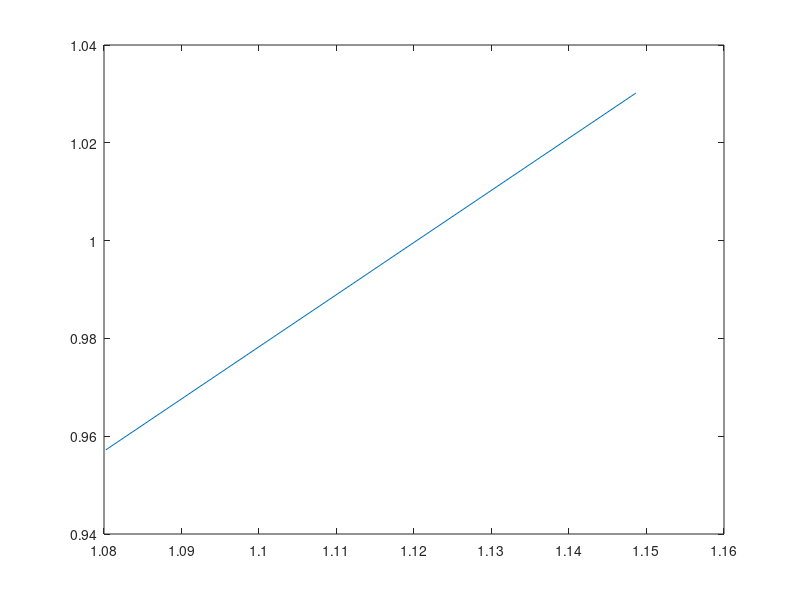

This chart was generated by the following MATLAB code:
clear all

%Initialize values
a1 = 1;
a2 = 1;
b1 = 2; 
b2 = 2;
r = 1; 
w = 1;
vectorX0 = [0;0;0]; %Initial Position
vectorXd = [1;1;pi/4]; %Final Position

%Create t array
t = 0:.01:1;
t2 = t.*t;
deltaT = .01;

%Initialize Vector Arrays Paramteters
vectorA = [a1;a2];
vectorB = [b1;b2];
vectorC = [vectorA' vectorB']';

%Initial vectorFc
vectorFc = vectorX0;

iter = 1;

%While loop start
while norm(vectorXd-vectorFc)>=.1
    vectorFc = vectorX0;
    nextX = vectorX0;
    
    %Initialize Phi and d(Phi)/dt
    for i=1:100
        vectorPhi(:,i) = [0;0];
        dVectorPhi(:,i) = [0;0];
    end
    %Calculate Phi and d(Phi)/dt
    for i=1:100
        vectorPhi(:,i) = vectorA*t(i) + vectorB*t2(i);
        dVectorPhi(:,i) = vectorA + 2.*vectorB*t(i);
    end
    
    %dXVector Calculations
    for i=1:100
        A = [r/2*cos(nextX(3)) r/2*cos(nextX(3));
             r/2*sin(nextX(3)) r/2*sin(nextX(3));
             -r/w r/w];
        dVectorX = A*dVectorPhi(:,i);
        nextX = nextX + deltaT.*dVectorX;
    end
    vectorFc = vectorX0 + nextX;
    
    %Jacobian Calculations
    deltaVectorX = deltaT*(vectorXd - vectorFc)./norm(vectorXd - vectorFc);
    e  = [1;1;1;1];
    e1 = [1;0;0;0];
    e2 = [0;1;0;0];
    e3 = [0;0;1;1];
    e4 = [0;0;0;1];
    
    %Calculate dfdc1
    nextX = vectorX0;
    vectorA1 = vectorA + deltaT*[1;0];
    vectorB1 = vectorB + deltaT*[0;0];
    vectorC1 = vectorC + deltaT*e1;
    for i=1:100
        vectorPhi1(:,i) = vectorA1*t(i) + vectorB1*t2(i);
        dVectorPhi1(:,i) = vectorA1 + 2.*vectorB1*t(i);
    end
    for i=1:100
        A1 = [r/2*cos(nextX(3)) r/2*cos(nextX(3));
             r/2*sin(nextX(3)) r/2*sin(nextX(3));
             -r/w r/w];
        dVectorX1 = A1*dVectorPhi1(:,i);
        nextX = nextX + deltaT.*dVectorX1;
    end
    dVectorFc1 = vectorX0 + nextX;
    dfdc1 = (1./deltaT).*(dVectorFc1-vectorFc);

    %Calculate dfdc2
    nextX = vectorX0;
    vectorA2 = vectorA + deltaT*[0;1];
    vectorB2 = vectorB + deltaT*[0;0];
    vectorC2 = vectorC + deltaT*e2;
    for i=1:100
        vectorPhi2(:,i) = vectorA2*t(i) + vectorB2*t2(i);
        dVectorPhi2(:,i) = vectorA2 + 2.*vectorB2*t(i);
    end
    for i=1:100
        A2 = [r/2*cos(nextX(3)) r/2*cos(nextX(3));
             r/2*sin(nextX(3)) r/2*sin(nextX(3));
             -r/w r/w];
        dVectorX2 = A2*dVectorPhi2(:,i);
        nextX = nextX + deltaT.*dVectorX2;
    end
    dVectorFc2 = vectorX0 + nextX;
    dfdc2 = (1./deltaT).*(dVectorFc2-vectorFc);
    
    %Calculate dfdc3
    nextX = vectorX0;
    vectorA3 = vectorA + deltaT*[0;0];
    vectorB3 = vectorB + deltaT*[1;0];
    vectorC3 = vectorC + deltaT*e3;
    for i=1:100
        vectorPhi3(:,i) = vectorA3*t(i) + vectorB3*t2(i);
        dVectorPhi3(:,i) = vectorA3 + 2.*vectorB3*t(i);
    end
    for i=1:100
        A3 = [r/2*cos(nextX(3)) r/2*cos(nextX(3));
             r/2*sin(nextX(3)) r/2*sin(nextX(3));
             -r/w r/w];
        dVectorX3 = A3*dVectorPhi3(:,i);
        nextX = nextX + deltaT.*dVectorX3;
    end
    dVectorFc3 = vectorX0 + nextX;
    dfdc3 = (1./deltaT).*(dVectorFc3-vectorFc);
    
    %Calculate dfdc4
    nextX = vectorX0;
    vectorA4 = vectorA + deltaT*[0;0];
    vectorB4 = vectorB + deltaT*[0;1];
    vectorC4 = vectorC + deltaT*e4;
    for i=1:100
        vectorPhi4(:,i) = vectorA4*t(i) + vectorB4*t2(i);
        dVectorPhi4(:,i) = vectorA4 + 2.*vectorB4*t(i);
    end
    for i=1:100
        A4 = [r/2*cos(nextX(3)) r/2*cos(nextX(3));
             r/2*sin(nextX(3)) r/2*sin(nextX(3));
             -r/w r/w];
        dVectorX4 = A4*dVectorPhi4(:,i);
        nextX = nextX + deltaT.*dVectorX4;
    end
    dVectorFc4 = vectorX0 + nextX;
    dfdc4 = (1./deltaT).*(dVectorFc4-vectorFc);
    
    %Put it all together in the Jacobian
    J = [dfdc1 dfdc2 dfdc3 dfdc4];
    %Calculate deltaVectorC
    deltaVectorC = J'*inv(J*J')*deltaVectorX;
    %Update vectorC
    vectorC = vectorC + deltaVectorC;
    vectorA = [vectorC(1);vectorC(2)];
    vectorB = [vectorC(3);vectorC(4)];
    
    vectorFcRA(:, :, iter) = vectorFc; 
    dVectorXRA(:, :, iter) = dVectorX; 
    
    iter = iter +1;
end

%Display Final Results
disp('vectorC: ');
disp(vectorC); %Final a1, a2, a3, and a4 values
disp('Final Position and Orientation: ');
disp(vectorFc); %Final Position and Orientation

%Plot the Trajectories
numPoints = length(vectorFcRA);
figure(1)
for i = 1:floor((numPoints)/20):numPoints
      trajectories = vectorFcRA(:, :, i);
      x = [trajectories(1), trajectories(1) + 0.1*sin(trajectories(3))];
      y = [trajectories(2), trajectories(2) + 0.1*cos(trajectories(3))];
      plot(x, y);
end
trajectories = vectorFcRA(:,:, numPoints);
x = [trajectories(1), trajectories(1) + 0.1*sin(trajectories(3))];
y = [trajectories(2), trajectories(2) + 0.1*cos(trajectories(3))];
plot(x, y);
